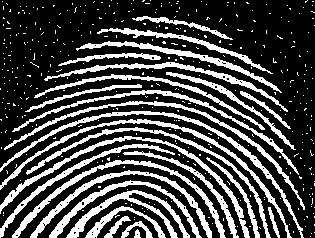
%> input picture lab3/images/fingerprint.tif, 315 x 238 px
$ octave qs.m   (GNU Octave 9; MATLAB toolbox functions it lacks are replaced by stand-ins)
%> lines starting %> are read from the running program, lines starting %| are printed output that depends on the picture; in (x1, y1, x2, y2) boxes, pixels count from 0 and x2, y2 are one past the last pixel; in counts of white or black regions, pixels touching at a corner belong together; the program's own positions count from 1
### lab3/erode.m
function [ eroded ] = erode( image, se )
%> called with se = [0 1 0; 1 1 1; 0 1 0]
    imY = size(image, 1);
    imX = size(image, 2);
    seY = size(se, 1);
    seX = size(se, 2);
    boundY = floor(seY / 2);
    boundX = floor(seX / 2);
    eroded = zeros(imY, imX);
    for idy = boundY + 1:imY-boundY
        for idx = boundX + 1:imX-boundX
            elArea = image(idy-boundY:idy+boundY, idx-boundX:idx+boundX);
            matching = 1;
            for sidy = 1:seY
               for sidx = 1:seX
                  if (se(sidy, sidx) == 1 && elArea(sidy, sidx) ~= 1)
                      matching = 0;
                      break;
                  end
               end
               if (matching == 0)
                  break;
               end
            end
            if matching == 1
                eroded(idy, idx) = image(idy, idx);
            else
                eroded(idy, idx) = 0;
            end
        end
    end
end

### lab3/dilate.m
function [ dilated ] = dilate( image, se )
%> called with se = [0 1 0; 1 1 1; 0 1 0]
    imY = size(image, 1);
    imX = size(image, 2);
    seY = size(se, 1);
    seX = size(se, 2);
    boundY = floor(seY / 2);
    boundX = floor(seX / 2);
    dilated = zeros(imY, imX);
    for idy = boundY + 1:imY-boundY
        for idx = boundX + 1:imX-boundX
            elArea = image(idy-boundY:idy+boundY, idx-boundX:idx+boundX);
            matching = 0;
            for sidy = 1:seY
               for sidx = 1:seX
                  if (se(sidy, sidx) == 1 && elArea(sidy, sidx) == 1)
                      matching = 1;
                      break
                  end
               end
               if (matching == 1)
                  break;
               end
            end
            if matching == 1
                dilated(idy, idx) = 1;
            else
                dilated(idy, idx) = 0;
            end
        end
    end
end

### lab3/boundary.m
function [ boundary ] = boundary( image, se )
    boundary = image - erode(image, se);
end

### lab3/qs.m
image = zeros(8);
image(2, 4) = 1;
image(2, 5) = 1;
image(2, 6) = 1;
image(3, 3) = 1;
image(3, 4) = 1;
image(3, 5) = 1;
image(3, 6) = 1;
image(4, 2) = 1;
image(4, 3) = 1;
image(4, 4) = 1;
image(4, 5) = 1;
image(5, 4) = 1;
image(6, 2) = 1;
image(6, 3) = 1;
image(6, 4) = 1;

se = zeros(3);
se(1, 2) = 1;
se(2, 1) = 1;
se(2, 2) = 1;
se(2, 3) = 1;
se(3, 2) = 1;

rows = 7;
cols = 2;

subplot(rows, cols, 1); imshow(image); title('Original');
subplot(rows, cols, 2); imshow(se); title('SE');

subplot(rows, cols, 3); imshow(erode(image, se)); title('My Eroded');
subplot(rows, cols, 4); imshow(imerode(image, se)); title('Matlab Eroded');

subplot(rows, cols, 5); imshow(dilate(image, se)); title('My Dilated');
subplot(rows, cols, 6); imshow(imdilate(image, se)); title('Matlab Dilated');

subplot(rows, cols, 7); imshow(dilate(erode(image, se), se)); title('My Opened');
subplot(rows, cols, 8); imshow(imopen(image, se)); title('Matlab Opened');

subplot(rows, cols, 9); imshow(erode(dilate(image, se), se)); title('My Closed');
subplot(rows, cols, 10); imshow(imclose(image, se)); title('Matlab Closed');

fingerprint = imread('images/fingerprint.tif');
%> fingerprint: size 238x315 logical; 28.5% white; 414 white regions (387 under 20 px), largest, box (x1, y1, x2, y2) and area: (0, 111, 304, 238) 1388, (0, 136, 250, 238) 1372, (0, 119, 292, 238) 1337
fingerprintse = ones(3);
subplot(rows, cols, 11); imshow(fingerprint); title('Original Fingerprint');
subplot(rows, cols, 12); imshow(dilate(erode(fingerprint, fingerprintse), fingerprintse)); title('My Fingerprint');
%> call 4 of erode, with se = [1 1 1; 1 1 1; 1 1 1]
%> after the loop in erode (call 4), `for idy = boundY + 1:imY-boundY`:
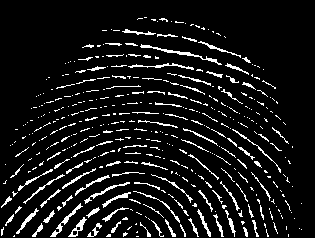
%> eroded: size 238x315 double; values 0 (black) and 1 (white), 8.8% white in thin lines or dots, all inside (x1, y1, x2, y2) = (1, 17, 302, 237)
%> call 4 of dilate, with se = [1 1 1; 1 1 1; 1 1 1]
%> after the loop in dilate (call 4), `for idy = boundY + 1:imY-boundY`:
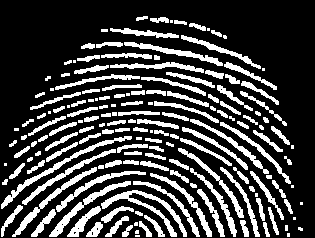
%> dilated: size 238x315 double; values 0 (black) and 1 (white), 25.1% white; 166 white regions (32 under 20 px), largest, box (x1, y1, x2, y2) and area: (101, 190, 187, 237) 770, (1, 136, 132, 209) 669, (49, 181, 131, 237) 570

head = imread('images/head.tif');
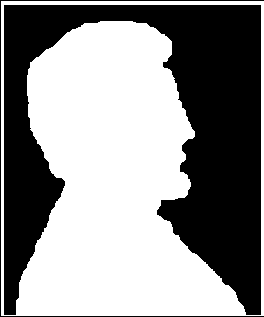
%> input picture lab3/images/head.tif, 264 x 317 px
%> head: size 317x264 logical; 55.8% white; 2 black regions, box (x1, y1, x2, y2) and area: (4, 5, 261, 315) 36174, (0, 0, 264, 317) 843
headse = ones(3);
subplot(rows, cols, 13); imshow(head); title('Original Head');
subplot(rows, cols, 14); imshow(boundary(head, headse)); title('My Head');
%> call 5 of erode, with se = [1 1 1; 1 1 1; 1 1 1]
%> after the loop in erode (call 5), `for idy = boundY + 1:imY-boundY`:
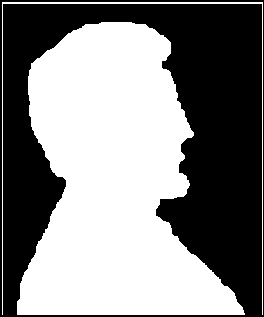
%> eroded: size 317x264 double; values 0 (black) and 1 (white), 52.1% white; 1 black region, box (x1, y1, x2, y2) and area: (0, 0, 264, 317) 40070
%> in boundary, `boundary = image - erode(image, se);`:
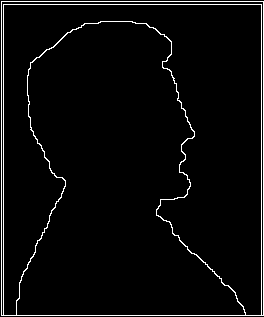
%> boundary: size 317x264 double; values 0 (black) and 1 (white), 3.6% white in thin lines or dots
%> after `title('My Head')`:
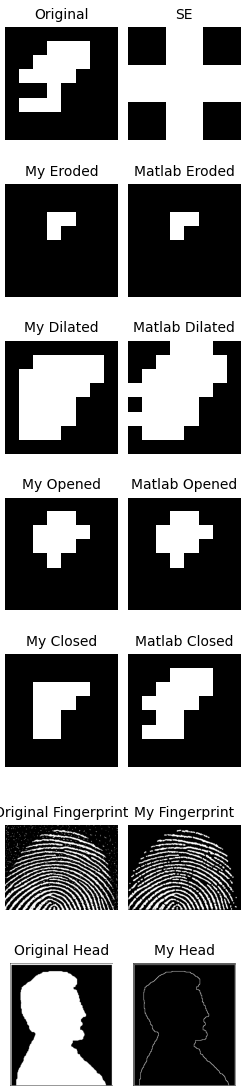
%> figure redrawn from the program's plot data, 14 panels
